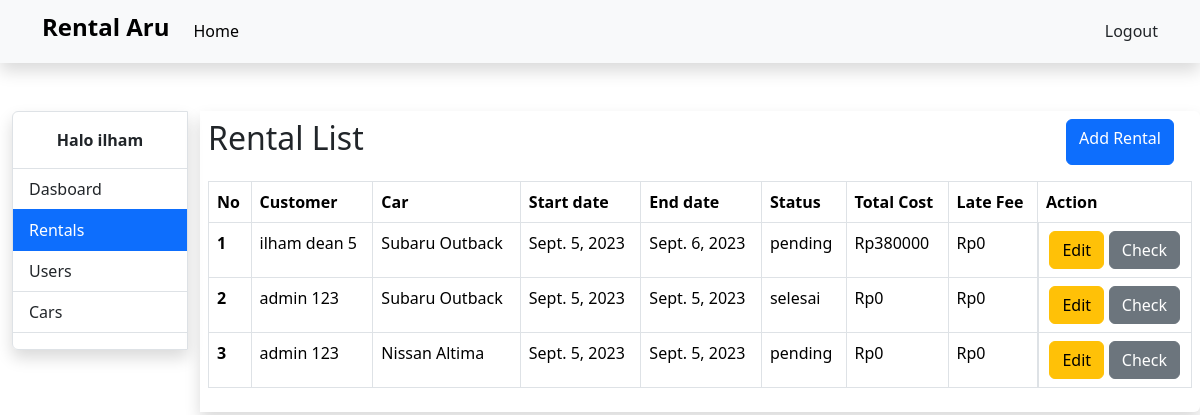
The page /rentals-page (signed in) on the database as committed earlier.
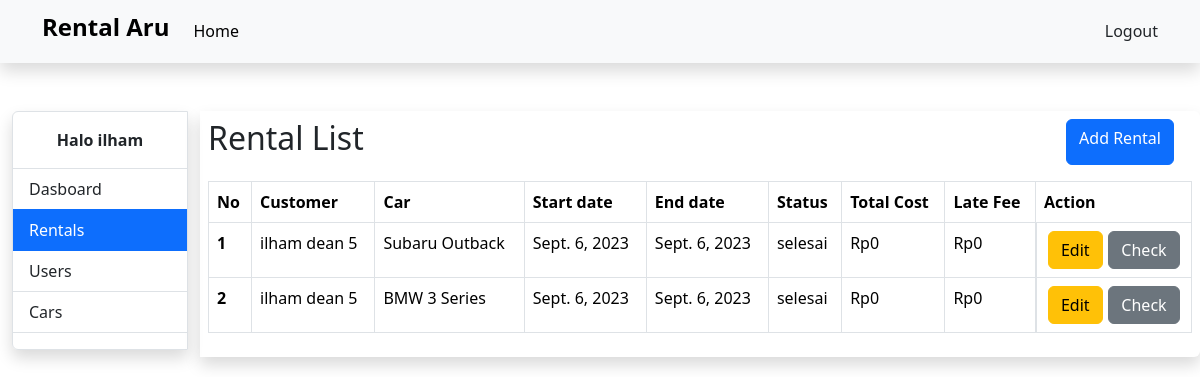
The same page on the database as committed later.
### base/models.py (models this page shows, shortened)
class Rental(models.Model):
    STATUS_CHOICES = [
        ('aktif', 'Aktif'),
        ('pending', 'Pending'),
        ('selesai', 'Selesai'),
    ]
    car = models.ForeignKey(Car, on_delete=models.CASCADE)
    customer = models.ForeignKey(settings.AUTH_USER_MODEL, on_delete=models.CASCADE)
    start_date = models.DateField()
    end_date = models.DateField()
    check_out_date = models.DateField(null=True, blank=True)
    status = models.CharField(max_length=20, choices=STATUS_CHOICES, default='pending')
    @property
    def total_cost(self):
        days = (self.end_date - self.start_date).days
        total_price = self.car.price * days
        return int(total_price)
    @property
    def late_fee(self):
        fee = 0
        if self.check_out_date:
            if self.check_out_date > self.end_date:
                days = (self.check_out_date - self.end_date).days
                fee = days * (Decimal(0.02) * self.total_cost)
        return int(fee)

class Car(models.Model):
    TRANSMISSION_CHOICES = [
        ('automatic', 'Automatic'),
        ('manual', 'Manual'),
    ]
    name = models.CharField(max_length=255)
    car_type = models.CharField(max_length=50)
    price = models.IntegerField(null=True)
    color = models.CharField(max_length=50)
    transmission = models.CharField(max_length=10, choices=TRANSMISSION_CHOICES)
    license_plate = models.CharField(max_length=15, unique=True)
    passenger_capacity = models.IntegerField()
    fuel_capacity = models.DecimalField(max_digits=5, decimal_places=2)
    description = models.TextField(blank=True, null=True)
    picture = models.ImageField(blank=True, null=True)
    is_booked = models.BooleanField(default=False)
    def __str__(self):
        return self.name

### account/models.py (models this page shows, shortened)
class User(AbstractBaseUser):
    GENDER_CHOICES = [
        ('laki-laki', 'Laki-laki'),
        ('perempuan', 'Perempuan'),
    ]
    email = models.EmailField(verbose_name='email address', max_length=255, unique=True,)
    full_name = models.CharField(max_length=255)
    gender = models.CharField(max_length=10, choices=GENDER_CHOICES, blank=True, null=True)
    birth_date = models.DateField(blank=True, null=True)
    phone_number = models.CharField(max_length=20, blank=True, null=True)
    nik = models.CharField(max_length=16, unique=True, blank=True, null=True)
    license_card_image = models.ImageField(blank=True, null=True)
    id_card_image = models.ImageField(blank=True, null=True)
    profile_picture = models.ImageField(blank=True, null=True)
    date_joined = models.DateField(verbose_name='date joined', auto_now_add=True,)
    last_login = models.DateField(verbose_name='last login', auto_now=True,)
    is_active = models.BooleanField(default=False)
    is_admin = models.BooleanField(default=False)
    is_superuser = models.BooleanField(default=False)
    objects = CustomUserManager()
    USERNAME_FIELD = 'email'
    REQUIRED_FIELDS = ['full_name']
    def __str__(self):
        return self.full_name

### base/views.py (the view)
# urls.py: path('rentals-page', views.rentals_page, name='rentals_page'),
@login_required(login_url='login_page')
def rentals_page(request):
    rentals = Rental.objects.all()
    context = {
        'name': (request.user.full_name).split()[0],
        'rentals': rentals,
        'page': 'rental',
    }
    return render(request, 'rentals_page.html', context)

### templates/rentals_page.html (shortened to what this page needs)
{% extends 'base.html' %}
{% block contents %}
<div class="container-fluid">
    <div class="row">
        <div class="col-2">
            {% include 'menu.html' %}
        </div>
        <div class="col-md shadow rounded-end p-2">
            <div class="row mb-3">
                <div class="col-10">
                    <h2>Rental List</h2>
                </div>
                <div class="col d-flex justify-content-around">
                    <a href="{% url 'add_rental' %}" class="btn btn-primary">Add Rental</a>
                </div>
            </div>
            <div class="table-responsive">
                <table class="table table-bordered">
                    <thead>
                        <tr>
                            <th scope="col">No</th>
                            <th scope="col">Customer</th>
                            <th scope="col">Car</th>
                            <th scope="col">Start date</th>
                            <th scope="col">End date</th>
                            <th scope="col">Status</th>
                            <th scope="col">Total Cost</th>
                            <th scope="col">Late Fee</th>
                            <th scope="col">Action</th>
                        </tr>
                    </thead>
                    <tbody>
                        {% if rentals %}
                        {% for rental in rentals %}
                        <tr>
                            <th scope="col">{{forloop.counter}}</th>
                            <td>{{rental.customer}}</td>
                            <td>{{rental.car}}</td>
                            <td>{{rental.start_date}}</td>
                            <td>{{rental.end_date}}</td>
                            <td>{{rental.status}}</td>
                            <td>Rp{{rental.total_cost}}</td>
                            <td>Rp{{rental.late_fee}}</td>
                            <td class="d-flex justify-content-around">
                                <a href="{% url 'edit_rental' rental.id %}" class="btn btn-warning">Edit</a>
                                <a href="{% url 'checkout_rental' rental.id %}" class="btn btn-secondary">Check</a>
                            </td>
                        </tr>
                        {% endfor %}
                        {% else %}
                        <tr>
                            <td colspan="9" class="text-center">Data not found.</td>
                        </tr>
                        {% endif %}
                    </tbody>
                </table>
            </div>
        </div>
    </div>
</div>
{% endblock %}

Rows that differ between the two databases and show on the page:
removed Rental: customer "ilham dean 5", car "Subaru Outback", start_date "Sept. 5, 2023", end_date "Sept. 6, 2023", status "pending", total_cost "380000", late_fee "0"
removed Rental: customer "admin 123", car "Subaru Outback", start_date "Sept. 5, 2023", end_date "Sept. 5, 2023", status "selesai", total_cost "0", late_fee "0"
removed Rental: customer "admin 123", car "Nissan Altima", start_date "Sept. 5, 2023", end_date "Sept. 5, 2023", status "pending", total_cost "0", late_fee "0"
added Rental: customer "ilham dean 5", car "Subaru Outback", start_date "Sept. 6, 2023", end_date "Sept. 6, 2023", status "selesai", total_cost "0", late_fee "0"
added Rental: customer "ilham dean 5", car "BMW 3 Series", start_date "Sept. 6, 2023", end_date "Sept. 6, 2023", status "selesai", total_cost "0", late_fee "0"
